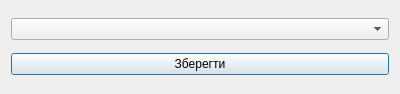
<?xml version="1.0" encoding="UTF-8"?>
<ui version="4.0">
 <class>ChangeLanguageDialog</class>
 <widget class="QDialog" name="ChangeLanguageDialog">
  <property name="geometry">
   <rect>
    <x>0</x>
    <y>0</y>
    <width>400</width>
    <height>94</height>
   </rect>
  </property>
  <property name="windowTitle">
   <string>Змінити мову</string>
  </property>
  <layout class="QVBoxLayout" name="verticalLayout">
   <item>
    <widget class="QComboBox" name="langCb"/>
   </item>
   <item>
    <widget class="QPushButton" name="saveBtn">
     <property name="text">
      <string>Зберегти</string>
     </property>
    </widget>
   </item>
  </layout>
 </widget>
 <resources/>
 <connections/>
</ui>
